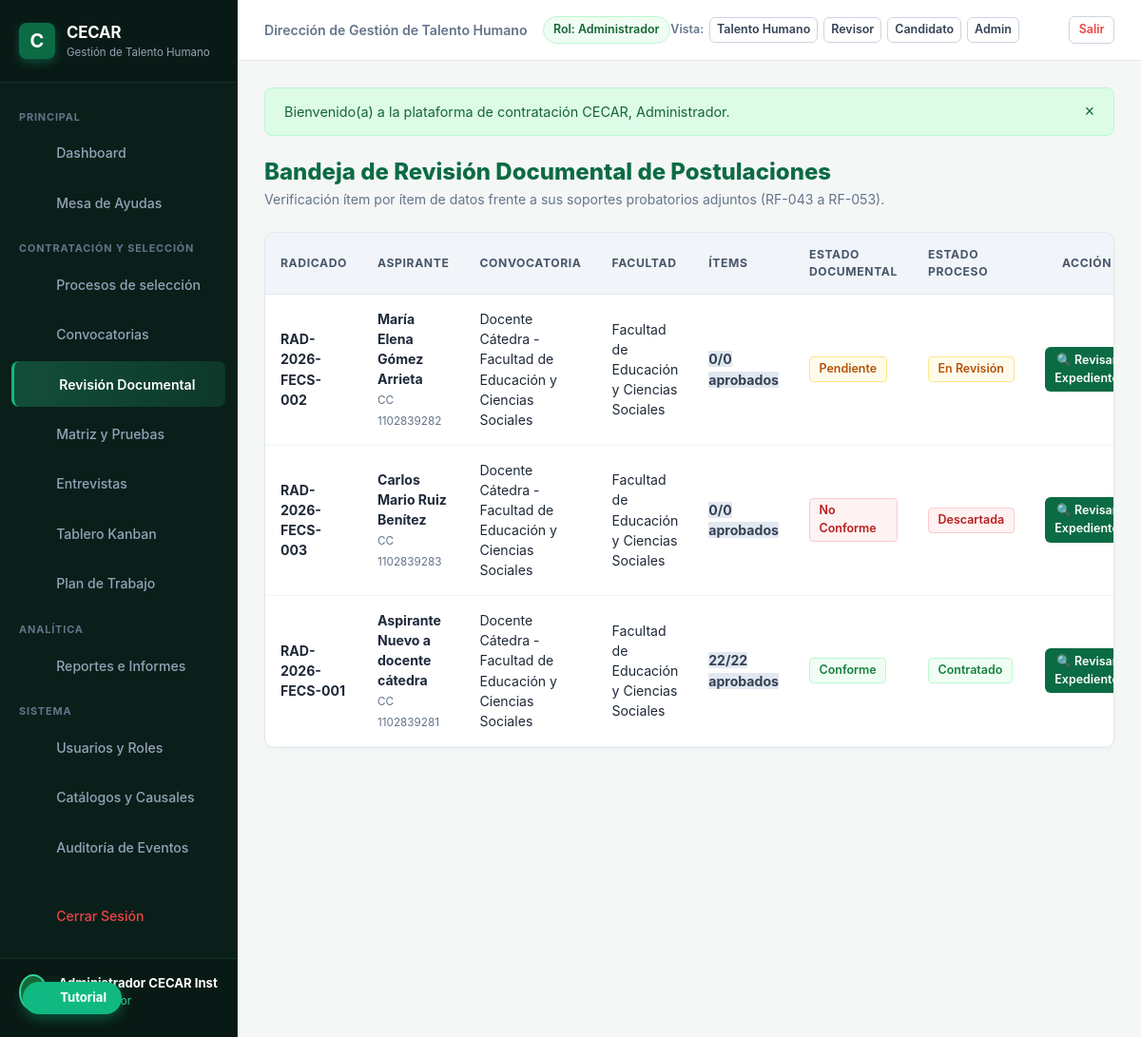
The app's page /index.php?c=Revision&a=index (signed in) with its own data.
### tables this page shows
CREATE TABLE postulaciones (
    id INTEGER PRIMARY KEY AUTOINCREMENT,
    convocatoria_id INTEGER NOT NULL,
    usuario_id INTEGER NOT NULL,
    codigo_radicado VARCHAR(50) NOT NULL UNIQUE,
    estado VARCHAR(40) NOT NULL DEFAULT 'borrador', 
    -- borrador, enviada, en_revision, subsanacion_requerida, habilitada, no_habilitada, 
    -- preseleccionada, descartada, seleccionada, no_seleccionada, en_formalizacion, contratado, vinculado, retirada
    resultado_documental VARCHAR(30) NOT NULL DEFAULT 'pendiente', -- pendiente, conforme, observado, no_conforme
    porcentaje_avance INTEGER NOT NULL DEFAULT 0,
    version INTEGER NOT NULL DEFAULT 1,
    declaracion_veracidad INTEGER NOT NULL DEFAULT 0,
    fecha_declaracion DATETIME,
    fecha_postulacion DATETIME NOT NULL DEFAULT CURRENT_TIMESTAMP,
    fecha_envio DATETIME,
    motivo_descarte TEXT,
    causal_descarte_id VARCHAR(50),
    etapa_actual VARCHAR(50) NOT NULL DEFAULT 'revision_documental',
    banco_talento_consentimiento INTEGER NOT NULL DEFAULT 0,
    notas_internas TEXT,
    FOREIGN KEY (convocatoria_id) REFERENCES convocatorias(id),
    FOREIGN KEY (usuario_id) REFERENCES usuarios(id),
    UNIQUE (convocatoria_id, usuario_id)
);

### app/Controllers/RevisionController.php (called while the page is built, shortened)
<?php
class RevisionController {
    public function index(Request $request): void {
        $pdo = \App\Core\Database::getConnection();
        $sql = "
            SELECT p.*, c.cargo, c.codigo as convocatoria_codigo, c.facultad,
                   u.nombres, u.apellidos, u.correo, u.numero_documento,
                   (SELECT COUNT(*) FROM items_hv i WHERE i.postulacion_id = p.id) as total_items,
                   (SELECT COUNT(*) FROM items_hv i WHERE i.postulacion_id = p.id AND i.estado = 'aprobado') as aprobados,
                   (SELECT COUNT(*) FROM items_hv i WHERE i.postulacion_id = p.id AND i.estado = 'observado') as observados,
                   (SELECT COUNT(*) FROM items_hv i WHERE i.postulacion_id = p.id AND i.estado = 'rechazado') as rechazados
            FROM postulaciones p
            JOIN convocatorias c ON p.convocatoria_id = c.id
            JOIN usuarios u ON p.usuario_id = u.id
            WHERE p.estado NOT IN ('borrador', 'retirada')
            ORDER BY p.fecha_envio DESC
        ";
        $postulaciones = $pdo->query($sql)->fetchAll();
        View::render('revision.index', [
            'postulaciones' => $postulaciones
        ], 'main');
    }
}

### app/Core/Router.php (called while the page is built, shortened)
<?php
class Router {
    public static function dispatch(): void {
        $request = new Request();
        $actionName = $request->get('a');
        $controller = new $controllerClass();
        $controller->$actionName($request);
    }
}

### public/index.php (called while the page is built, shortened)
<?php
spl_autoload_register(function ($class) {
    $prefix = 'App\\';
    $baseDir = ROOT_PATH . '/app/';
    $len = strlen($prefix);
    $relativeClass = substr($class, $len);
    $file = $baseDir . str_replace('\\', '/', $relativeClass) . '.php';
});
try {
    \App\Core\Router::dispatch();
} catch (\Throwable $e) {
    error_log("Error en la ejecución de la aplicación: " . $e->getMessage() . " en " . $e->getFile() . ":" . $e->getLine());
    http_response_code(500);
    if (APP_ENV === 'development') {
        echo "<div style='font-family: sans-serif; padding: 2rem; background: #fee2e2; border: 1px solid #ef4444; border-radius: 8px; margin: 2rem auto; max-width: 800px;'>";
        echo "<h2 style='color: #991b1b;'>Error 500 en la Aplicación</h2>";
        echo "<p><strong>Mensaje:</strong> " . htmlspecialchars($e->getMessage()) . "</p>";
        echo "<p><strong>Archivo:</strong> " . htmlspecialchars($e->getFile()) . " (Línea: " . $e->getLine() . ")</p>";
        echo "<pre style='background: #fff; padding: 1rem; border-radius: 6px; overflow: auto;'>" . htmlspecialchars($e->getTraceAsString()) . "</pre>";
        echo "</div>";
    } else {
        echo "<div style='font-family: sans-serif; padding: 3rem; text-align: center;'>";
        echo "<h2>Error Inesperado</h2><p>Ocurrió un error en el servidor. Por favor comuníquese con Mesa de Ayuda CECAR.</p>";
        echo "</div>";
    }
}

### app/Enums/EstadoPostulacion.php (called while the page is built, shortened)
<?php
enum EstadoPostulacion: string {
    public function label(): string {
        return match($this) {
            self::BORRADOR => 'Borrador',
            self::ENVIADA => 'Enviada',
            self::EN_REVISION => 'En Revisión',
            self::SUBSANACION_REQUERIDA => 'Subsanación Requerida',
            self::HABILITADA => 'Habilitada',
            self::NO_HABILITADA => 'No Habilitada',
            self::PRESELECCIONADA => 'Preseleccionada',
            self::DESCARTADA => 'Descartada',
            self::SELECCIONADA => 'Seleccionada',
            self::NO_SELECCIONADA => 'No Seleccionada',
            self::EN_FORMALIZACION => 'En Formalización',
            self::CONTRATADO => 'Contratado',
            self::VINCULADO => 'Vinculado',
            self::RETIRADA => 'Retirada',
        };
    }
    public function badgeColors(): array {
        return match($this) {
            self::BORRADOR, self::RETIRADA => ['bg' => '#f1f5f9', 'text' => '#475569', 'border' => '#cbd5e1'],
            self::ENVIADA, self::HABILITADA => ['bg' => '#eff6ff', 'text' => '#1d4ed8', 'border' => '#bfdbfe'],
            self::EN_REVISION, self::EN_FORMALIZACION => ['bg' => '#fffbeb', 'text' => '#b45309', 'border' => '#fde68a'],
            self::SUBSANACION_REQUERIDA, self::DESCARTADA, self::NO_HABILITADA => ['bg' => '#fef2f2', 'text' => '#b91c1c', 'border' => '#fecaca'],
            self::PRESELECCIONADA => ['bg' => '#f5f3ff', 'text' => '#6d28d9', 'border' => '#ddd6fe'],
            self::SELECCIONADA, self::CONTRATADO, self::VINCULADO => ['bg' => '#f0fdf4', 'text' => '#15803d', 'border' => '#bbf7d0'],
            self::NO_SELECCIONADA => ['bg' => '#f8fafc', 'text' => '#64748b', 'border' => '#e2e8f0'],
        };
    }
}

### views/revision/index.php (the view, shortened to what this page needs)
<div style="margin-bottom: 1.5rem;">
    <h1 style="color: #0b6b44; font-size: 1.5rem; font-weight: 800;">
        Bandeja de Revisión Documental de Postulaciones
    </h1>
    <p style="color: #64748b; font-size: 0.88rem;">
        Verificación ítem por ítem de datos frente a sus soportes probatorios adjuntos (RF-043 a RF-053).
    </p>
</div>
<div class="table-responsive">
    <table class="cecar-table">
        <thead>
            <tr>
                <th>Radicado</th>
                <th>Aspirante</th>
                <th>Convocatoria</th>
                <th>Facultad</th>
                <th>Ítems</th>
                <th>Estado Documental</th>
                <th>Estado Proceso</th>
                <th style="text-align: center;">Acción</th>
            </tr>
        </thead>
        <tbody>
            <?php if (empty($postulaciones)): ?>
                <tr><td colspan="8" style="text-align: center; color: #94a3b8; padding: 2rem;">No hay postulaciones en espera de revisión.</td></tr>
            <?php else: ?>
                <?php foreach ($postulaciones as $p): ?>
                    <tr>
                        <td><strong><?= htmlspecialchars($p['codigo_radicado'], ENT_QUOTES, 'UTF-8') ?></strong></td>
                        <td>
                            <div style="font-weight: 700; color: #1e293b;"><?= htmlspecialchars($p['nombres'] . ' ' . $p['apellidos'], ENT_QUOTES, 'UTF-8') ?></div>
                            <small style="color: #64748b;">CC <?= htmlspecialchars($p['numero_documento'], ENT_QUOTES, 'UTF-8') ?></small>
                        </td>
                        <td><?= htmlspecialchars($p['cargo'], ENT_QUOTES, 'UTF-8') ?></td>
                        <td><?= htmlspecialchars($p['facultad'], ENT_QUOTES, 'UTF-8') ?></td>
                        <td>
                            <span class="badge" style="background: #e2e8f0; color: #334155; font-weight: 700;">
                                <?= $p['aprobados'] ?>/<?= $p['total_items'] ?> aprobados
                            </span>
                        </td>
                        <td><?= FormatHelper::badgeEstado($p['resultado_documental']) ?></td>
                        <td><?= FormatHelper::badgeEstado($p['estado']) ?></td>
                        <td style="text-align: center;">
                            <a href="<?= BASE_URL ?>/index.php?c=Revision&a=expediente&id=<?= $p['id'] ?>" class="btn btn-primary btn-sm">
                                🔍 Revisar Expediente
                            </a>
                        </td>
                    </tr>
                <?php endforeach; ?>
            <?php endif; ?>
        </tbody>
    </table>
</div>

### app/Helpers/FormatHelper.php (shortened to what this page needs)
<?php
class FormatHelper {
    public static function badgeEstado(string $estado): string {
        $key = strtolower(trim($estado));
        $enum = EstadoPostulacion::tryFrom($key);
        if ($enum) {
            $label = $enum->label();
            $colors = $enum->badgeColors();
        } else {
            $map = [
                'aprobado' => ['bg' => '#f0fdf4', 'text' => '#15803d', 'border' => '#bbf7d0', 'label' => 'Aprobado'],
                'en_proceso' => ['bg' => '#fffbeb', 'text' => '#b45309', 'border' => '#fde68a', 'label' => 'En proceso'],
                'firmado' => ['bg' => '#ecfdf5', 'text' => '#047857', 'border' => '#a7f3d0', 'label' => 'Firmado'],
                'pendiente' => ['bg' => '#fffbeb', 'text' => '#b45309', 'border' => '#fde68a', 'label' => 'Pendiente'],
                'observado' => ['bg' => '#fff7ed', 'text' => '#c2410c', 'border' => '#ffedd5', 'label' => 'Observado'],
                'rechazado' => ['bg' => '#fef2f2', 'text' => '#b91c1c', 'border' => '#fecaca', 'label' => 'Rechazado'],
                'conforme' => ['bg' => '#f0fdf4', 'text' => '#15803d', 'border' => '#bbf7d0', 'label' => 'Conforme'],
                'no_conforme' => ['bg' => '#fef2f2', 'text' => '#b91c1c', 'border' => '#fecaca', 'label' => 'No Conforme']
            ];
            $colors = $map[$key] ?? ['bg' => '#f8fafc', 'text' => '#475569', 'border' => '#e2e8f0', 'label' => ucfirst($estado)];
            $label = $colors['label'];
        }
        return sprintf(
            '<span class="badge" style="background-color: %s; color: %s; border: 1px solid %s; padding: 0.2rem 0.6rem; border-radius: 4px; font-size: 0.78rem; font-weight: 600; display: inline-flex; align-items: center; gap: 0.25rem;">%s</span>',
            $colors['bg'],
            $colors['text'],
            $colors['border'],
            htmlspecialchars($label, ENT_QUOTES, 'UTF-8')
        );
    }
}

### public/css/theme.css (style rules this page uses)
:root { --cecar-primary: #0b6b44; --cecar-primary-dark: #085234; --cecar-primary-light: #10b981; --cecar-primary-gradient: linear-gradient(135deg, #126338 0%, #0a4425 100%); --cecar-banner-gradient: linear-gradient(90deg, #1b7340 0%, #0f4b27 100%); --dark-bg: #071310; --dark-card: #0d211c; --dark-card-border: #16362e; --text-main: #1f2937; --text-muted: #64748b; --bg-app: #f4f7f6; --bg-card: #ffffff; --border-color: #e2e8f0; --success: #10b981; --warning: #f59e0b; --danger: #ef4444; --info: #3b82f6; --font-family: -apple-system, BlinkMacSystemFont, "Segoe UI", Roboto, Helvetica, Arial, sans-serif; }
* { box-sizing: border-box; margin: 0; padding: 0; }
body { font-family: var(--font-family); background-color: var(--bg-app); color: var(--text-main); line-height: 1.5; min-height: 100vh; }
.table-responsive { background: #ffffff; border: 1px solid var(--border-color); border-radius: 10px; overflow-x: auto; box-shadow: 0 1px 4px rgba(0,0,0,0.03); }
.cecar-table { width: 100%; border-collapse: collapse; text-align: left; font-size: 0.88rem; }
.cecar-table th { background: #f1f5f9; color: #475569; font-weight: 700; font-size: 0.76rem; text-transform: uppercase; letter-spacing: 0.05em; padding: 0.85rem 1rem; border-bottom: 1px solid var(--border-color); }
.cecar-table td { padding: 0.95rem 1rem; border-bottom: 1px solid #f1f5f9; vertical-align: middle; }
.btn { display: inline-flex; align-items: center; justify-content: center; gap: 0.45rem; padding: 0.45rem 0.95rem; border-radius: 6px; font-size: 0.85rem; font-weight: 600; cursor: pointer; border: 1px solid transparent; text-decoration: none; transition: all 0.15s ease; }
.btn-primary { background: var(--cecar-primary); color: #ffffff; }
.btn-sm { padding: 0.25rem 0.6rem; font-size: 0.78rem; }

### records on screen
postulaciones: codigo_radicado "RAD-2026-FECS-002", apellidos "María Elena Gómez Arrieta", numero_documento "1102839282", cargo "Docente Cátedra - Facultad de Educación y Ciencias Sociales", facultad "Facultad de Educación y Ciencias Sociales", aprobados "0", total_items "0", resultado_documental "Pendiente En Revisión"
postulaciones: codigo_radicado "RAD-2026-FECS-003", apellidos "Carlos Mario Ruiz Benítez", numero_documento "1102839283", cargo "Docente Cátedra - Facultad de Educación y Ciencias Sociales", facultad "Facultad de Educación y Ciencias Sociales", aprobados "0", total_items "0", resultado_documental "No Conforme Descartada"
postulaciones: codigo_radicado "RAD-2026-FECS-001", apellidos "Aspirante Nuevo a docente cátedra", numero_documento "1102839281", cargo "Docente Cátedra - Facultad de Educación y Ciencias Sociales", facultad "Facultad de Educación y Ciencias Sociales", aprobados "22", total_items "22", resultado_documental "Conforme Contratado"

### other values on screen
AuthHelper::getDependenciaNombre() "Dirección de Gestión de Talento Humano"
AuthHelper::getRolNombre() "Administrador"
$f['mensaje'] "Bienvenido(a) a la plataforma de contratación CECAR, Administrador."
